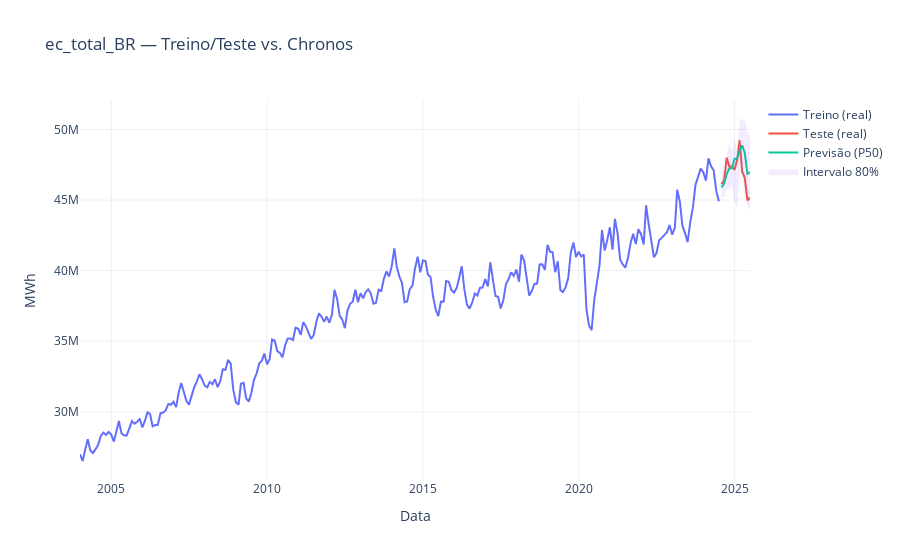

The notebook cell this image was saved under:
### Markdown cell above
#### Exemplo Simples de aplicação do Chronos

### Code cell
#-------------------------------------------------------
# Dividir dados em treino e teste
#-------------------------------------------------------
# Definir datas de corte
data_fim = df["Data"].max()
data_corte = data_fim - pd.DateOffset(months=12)

# Criar treino e teste como pandas.DataFrame
df_treino = pd.DataFrame(df[df["Data"] <= data_corte]).reset_index(drop=True)
df_teste  = pd.DataFrame(df[df["Data"] > data_corte]).reset_index(drop=True)

#-------------------------------------------------------
# Carregar pipeline
#-------------------------------------------------------
pipeline = BaseChronosPipeline.from_pretrained(
    "amazon/chronos-t5-base",   # pode trocar por "amazon/chronos-bolt-small"
    device_map="cpu",            # use "cuda" se tiver GPU disponível
    torch_dtype=torch.float32    # float32 no CPU; em GPU pode usar bfloat16
)

#-------------------------------------------------------
# Garantias básicas
#-------------------------------------------------------
assert "Data" in df_treino.columns and "ec_total_BR" in df_treino.columns
assert "Data" in df_teste.columns and "ec_total_BR" in df_teste.columns

#-------------------------------------------------------
# Contexto: série histórica de treino (sem NaN)
#-------------------------------------------------------
y_hist = df_treino["ec_total_BR"].dropna().values.astype("float32")
context = torch.from_numpy(y_hist).unsqueeze(0)   # [1, time]

#-------------------------------------------------------
# Horizonte: tamanho do conjunto de teste (ex.: 12 meses)
#-------------------------------------------------------
horizon = len(df_teste)
future_index = df_teste["Data"].values  # datas-alvo

#-------------------------------------------------------
# Previsão (quantis)
#-------------------------------------------------------
# Dica: se horizon > 64, use a função em blocos que já te passei.
quantiles, mean = pipeline.predict_quantiles(
    context=context,
    prediction_length=horizon,
    quantile_levels=[0.1, 0.5, 0.9]
)
p10 = quantiles[0, :, 0].detach().cpu().numpy()
p50 = quantiles[0, :, 1].detach().cpu().numpy()
p90 = quantiles[0, :, 2].detach().cpu().numpy()

#-------------------------------------------------------
# DataFrame de previsões alinhado às datas do teste
#-------------------------------------------------------
df_forecast = pd.DataFrame({
    "Data": future_index,
    "ec_prev_p10": p10,
    "ec_prev_p50": p50,   # mediana = ponto de melhor chute
    "ec_prev_p90": p90
})

#-------------------------------------------------------
#  Avaliar no período de teste se tiver valor real
#-------------------------------------------------------
if df_teste["ec_total_BR"].notna().all():
    y_true = df_teste["ec_total_BR"].values.astype("float32")
    y_pred = p50.astype("float32")

    mae  = np.mean(np.abs(y_true - y_pred))
    rmse = np.sqrt(np.mean((y_true - y_pred)**2))
    mape = np.mean(np.abs((y_true - y_pred) / np.maximum(1e-9, y_true))) * 100

    print(f"\nMétricas no TESTE ({horizon} meses):")
    print(f"MAE : {mae:,.2f}")
    print(f"RMSE: {rmse:,.2f}")
    print(f"MAPE: {mape:.2f}%")

#-------------------------------------------------------
# Juntar previsões ao df_teste
#-------------------------------------------------------
df_teste_pred = df_teste.merge(df_forecast, on="Data", how="left")

#-------------------------------------------------------
# plotar projeções
#-------------------------------------------------------
fig = go.Figure()
fig.add_trace(go.Scatter(x=df_treino["Data"], y=df_treino["ec_total_BR"],
                         mode="lines", name="Treino (real)"))
fig.add_trace(go.Scatter(x=df_teste["Data"], y=df_teste["ec_total_BR"],
                         mode="lines", name="Teste (real)"))
fig.add_trace(go.Scatter(x=df_forecast["Data"], y=df_forecast["ec_prev_p50"],
                         mode="lines", name="Previsão (P50)"))
fig.add_trace(go.Scatter(
    x=np.concatenate([df_forecast["Data"], df_forecast["Data"][::-1]]),
    y=np.concatenate([df_forecast["ec_prev_p90"], df_forecast["ec_prev_p10"][::-1]]),
    fill='toself', name="Intervalo 80%", opacity=0.25, line=dict(width=0)
))
fig.update_layout(title="ec_total_BR — Treino/Teste vs. Chronos",
                  template="plotly_white", xaxis_title="Data", yaxis_title="MWh")
fig.show()

### Figure 1 — Plotly figure (JSON) as saved in the notebook; plotly's stock layout.template omitted (floating-point values rounded to 4 significant figures; data arrays with more than 128 entries replaced by an {"elided": "..."} marker saying what was removed)
{"data": [{"mode": "lines", "name": "Treino (real)", "type": "scatter", "x": {"elided": "247 str values"}, "y": {"elided": "247 float values"}}, {"mode": "lines", "name": "Teste (real)", "type": "scatter", "x": ["2024-08-01T00:00:00", "2024-09-01T00:00:00", "2024-10-01T00:00:00", "2024-11-01T00:00:00", "2024-12-01T00:00:00", "2025-01-01T00:00:00", "2025-02-01T00:00:00", "2025-03-01T00:00:00", "2025-04-01T00:00:00", "2025-05-01T00:00:00", "2025-06-01T00:00:00", "2025-07-01T00:00:00"], "y": [46130000.0, 46410000.0, 48000000.0, 47370000.0, 47370000.0, 47140000.0, 47850000.0, 49230000.0, 46990000.0, 46570000.0, 44970000.0, 45180000.0]}, {"mode": "lines", "name": "Previsão (P50)", "type": "scatter", "x": ["2024-08-01T00:00:00", "2024-09-01T00:00:00", "2024-10-01T00:00:00", "2024-11-01T00:00:00", "2024-12-01T00:00:00", "2025-01-01T00:00:00", "2025-02-01T00:00:00", "2025-03-01T00:00:00", "2025-04-01T00:00:00", "2025-05-01T00:00:00", "2025-06-01T00:00:00", "2025-07-01T00:00:00"], "y": [45892788, 46163540, 46840432, 47246552, 47246552, 47923432, 47923448, 48464956, 48871080, 48329568, 46840416, 46975800]}, {"fill": "toself", "line": {"width": 0}, "name": "Intervalo 80%", "opacity": 0.25, "type": "scatter", "x": ["2024-08-01T00:00:00.000000000", "2024-09-01T00:00:00.000000000", "2024-10-01T00:00:00.000000000", "2024-11-01T00:00:00.000000000", "2024-12-01T00:00:00.000000000", "2025-01-01T00:00:00.000000000", "2025-02-01T00:00:00.000000000", "2025-03-01T00:00:00.000000000", "2025-04-01T00:00:00.000000000", "2025-05-01T00:00:00.000000000", "2025-06-01T00:00:00.000000000", "2025-07-01T00:00:00.000000000", "2025-07-01T00:00:00.000000000", "2025-06-01T00:00:00.000000000", "2025-05-01T00:00:00.000000000", "2025-04-01T00:00:00.000000000", "2025-03-01T00:00:00.000000000", "2025-02-01T00:00:00.000000000", "2025-01-01T00:00:00.000000000", "2024-12-01T00:00:00.000000000", "2024-11-01T00:00:00.000000000", "2024-10-01T00:00:00.000000000", "2024-09-01T00:00:00.000000000", "2024-08-01T00:00:00.000000000"], "y": [47111168, 47165320, 48221260, 49060616, 48464956, 49304276, 48546180, 50685136, 50739288, 50685136, 49818704, 49575040, 44241180, 44539024, 45324196, 46921644, 46840432, 44403632, 44945140, 45974004, 45730344, 45757420, 45215912, 45188836]}], "layout": {"title": {"text": "ec_total_BR — Treino/Teste vs. Chronos"}, "xaxis": {"title": {"text": "Data"}}, "yaxis": {"title": {"text": "MWh"}}}}
